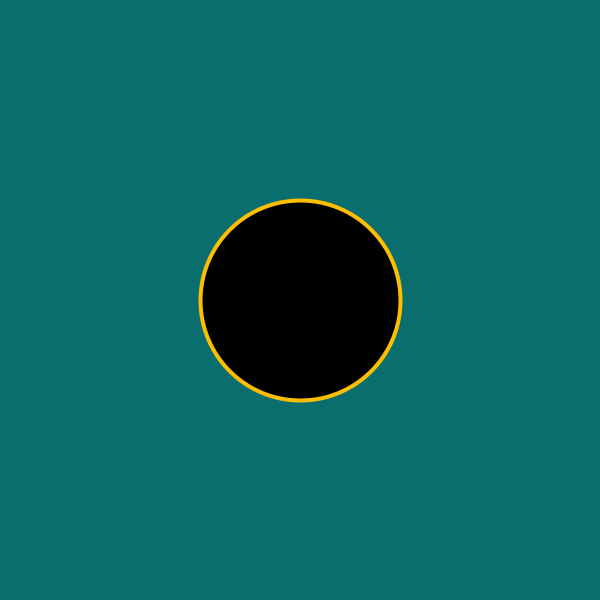
Frame 1 (no input)
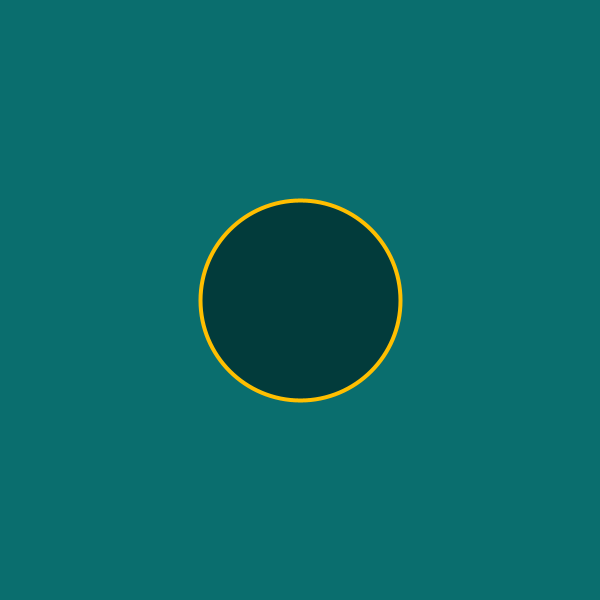
Frame 60 (the mouse pressed at the canvas centre just before this capture)
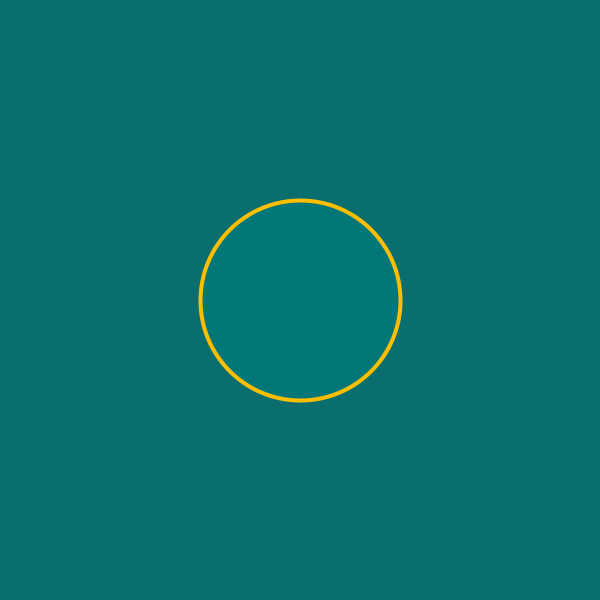
Frame 120 (the mouse held since frame 60 and released just before this capture)

The Processing sketch that drew these frames (run headless with seeded random() and noise(); from frame 60 on, the mouse is pressed at the canvas centre):

// Processing sketch: Session_2___Exercise_3
// ── Session_2___Exercise_3.pde
void setup(){
  // Set canvas size
  size(600, 600);
  
  // Set border thickness for all shapes
  strokeWeight(4);
  
  // Set canvas color
  background(10, 110, 110);
}

int R = 0;
int G = 0;
int B = 0;
int speed = 1;

void draw(){
  // Erase previous circle
  background(10, 110, 110);
  
  // Redraw blue circle
  // with orange border
  fill(R, G, B);
  
  // Increase RGB values
  if ((R + speed) >= 0 && (R + speed) < 3) { R += speed; }
  if (G <= 255) { G += speed; }
  if (B <= 255) { B += speed; }
  
  // Reverse
  if (B == 255) { speed = -1; }
  if (B == 0) { speed = 1; }
  
  stroke(255, 191, 0);
  ellipse(300, 300, 200, 200);
}
